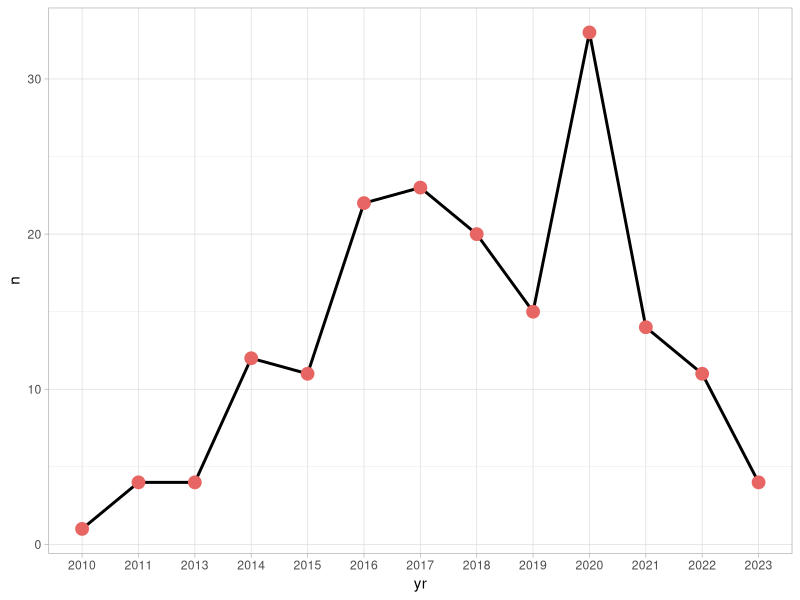

Write R code to recreate this figure.
## ---- chunk 1
library(tidyverse)
knitr::opts_chunk$set(warning=FALSE,message=FALSE,collapse = TRUE, fig.align="center",fig.width = 8)
## ---- chunk 2
df= tibble::tribble(
  ~Name,                          ~Author,                ~Pub_Date,  
   "统计模拟及其R实现",                    "肖枝洪",                  "2010-04", 
   "时间序列分析及应用:R语言",                "Jonathan D. Cryer",    "2011-01", 
   "R语言数据操作",                      "菲尔·斯佩克特",              "2011-07", 
   "环境与生态统计:R语言的应用",               "钱松",                   "2011-07", 
   "R语言初学者指南",                     "阿兰·F·祖尔",              "2011-09", 
   "R语言经典实例",                      "Paul Teetor",          "2013-05", 
   "R语言编程艺术",                      "Norman Matloff",       "2013-05", 
   "数据挖掘与R语言",                     "Luis Torgo",           "2013-07", 
   "R语言与Bioconductor生物信息学应用",      "高山",                   "2014-01", 
   "R语言与网站分析",                     "李明",                   "2014-04", 
   "R数据可视化手册",                     "Winston Chang",        "2014-05", 
   "数据挖掘:R语言实战",                   "黄文",                   "2014-06", 
   "R语言统计入门",                      "Peter Dalgaard",       "2014-06", 
   "学习R",                          "Richard Cotton",       "2014-06", 
   "R语言核心技术手册",                    "Joseph Adler",         "2014-07", 
   "数据分析:R语言实战",                   "李诗羽",                  "2014-08", 
   "R的极客理想,工具篇",                   "张丹",                   "2014-08", 
   "R语言与数据挖掘最佳实践和经典案例",            "Yanchang Zhao",        "2014-09", 
   "R语言实用教程",                      "薛毅",                   "2014-10", 
   "R语言的科学编程与仿真",                  "欧文·琼斯",                "2014-12", 
   "非参数统计:基于R语言案例分析",              "柳向东",                  "2015-02", 
   "R数据分析:方法与案例详解",                "方匡南",                  "2015-02", 
   "R软件教程与统计分析:入门到精通",             "麦考斯",                  "2015-04", 
   "R软件入门与基础",                     "张志杰",                  "2015-04", 
   "R语言轻松入门与提高",                   "Andrie de Vries",      "2015-05", 
   "统计学习导论:基于R应用",                 "加雷斯·詹姆斯",              "2015-05", 
   "数据科学中的R语言",                    "李航",                   "2015-07", 
   "R的极客理想,高级开发篇",                 "张丹",                   "2015-07", 
   "游戏数据分析的艺术",                    "于洋",                   "2015-09", 
   "R语言数据分析与挖掘实战",                 "张良均",                  "2015-10", 
   "R高性能编程:用整套解决方案与高超技巧突破性能瓶颈",    "Aloysius Lim",         "2015-12", 
   "量化投资:以R语言为工具",                 "蔡立耑",                  "2016-01", 
   "R语言初学指南",                      "Brian Dennis",         "2016-01", 
   "应用回归及分类:基于R",                  "吴喜之",                  "2016-01", 
   "R语言实战:编程基础、统计分析与数据挖掘宝典",       "李倩星",                  "2016-03", 
   "投资学及其R语言应用",                   "朱顺泉",                  "2016-03", 
   "基于R语言的自动数据收集",                 "西蒙·蒙策尔特",              "2016-03", 
   "数据科学:理论、方法与R语言实践",             "尼娜·朱梅尔",               "2016-03", 
   "R数据分析秘笈",                      "Viswa Viswanathan",    "2016-03", 
   "R语言数据挖掘方法及应用",                 "薛薇",                   "2016-04", 
   "R语言实战:机器学习与数据分析",              "左飞",                   "2016-05", 
   "R语言在商务分析中的应用",                 "A. 奥赫里",               "2016-06", 
   "R语言与数据挖掘",                     "张良均",                  "2016-06", 
   "网络数据的统计分析:R语言实践",              "Eric D. Kolaczyk",     "2016-06", 
   "R语言入门与实践",                     "Garrett Grolemund",    "2016-06", 
   "预测分析中的建模技术:商务问题与R语言解决方案",      "Thomas W. Miller",     "2016-07", 
   "试验设计与数据分析:基于R语言应用",            "郑杰",                   "2016-08", 
   "多元时间序列分析及金融应用:R语言",            "蔡瑞胸",                  "2016-08", 
   "数据科学实践手册:R+Python",            "Tony Ojeda",           "2016-08", 
   "统计学导论:基于R语言",                  "李勇",                   "2016-09", 
   "R语言预测实战",                      "游皓麟",                  "2016-10", 
   "R语言市场研究分析",                    "克里斯·查普曼",              "2016-10", 
   "数据科学:R语言实战",                   "Dan Toomey",           "2016-11", 
   "R语言与数据分析实战",                   "徐珉久",                  "2017-01", 
   "R语言统计学基础",                     "吕小康",                  "2017-02", 
   "量化金融R语言高级教程",                  "Edina Berlinger",      "2017-05", 
   "量化金融R语言初级教程",                  "Gergely Daroczi",      "2017-05", 
   "深度学习与R语言",                     "程显毅",                  "2017-06", 
   "数据科学:R语言实现",                   "丘祐玮",                  "2017-06", 
   "数据科学R语言实践:面向计算推理与问题求解的案例研究法",  "德博拉·诺兰",               "2017-06", 
   "机器学习与数据科学:基于R的统计学习方法",         "Daniel D. Gutierrez",  "2017-06", 
   "R语言可以很简单",                     "Andrie de Vries",      "2017-07", 
   "R语言游戏数据分析与挖掘",                 "谢佳标",                  "2017-07", 
   "应用回归分析:R语言版",                  "何晓群",                  "2017-07", 
   "数学建模:基于R",                     "薛毅",                   "2017-07", 
   "自动化交易R语言实战指南",                 "Chris Conlan",         "2017-08", 
   "R语言数据分析项目精解:理论、方法、实战",         "罗荣锦",                  "2017-08", 
   "基于R语言的证券公司信用风险计量和管理",          "崔玉征",                  "2017-08", 
   "大数据分析师权威教程:机器学习、大数据分析和可视化",    "Wrox国际IT认证项目",         "2017-08", 
   "深度学习精要:基于R语言",                 "Joshua F. Wiley",      "2017-09", 
   "R语言与大数据编程实战",                  "李倩星",                  "2017-09", 
   "风险模型:基于R的保险损失预测",              "孟生旺",                  "2017-09", 
   "R语言编程指南",                      "任坤",                   "2017-10", 
   "R语言机器学习/第2版",                  "Brett Lantz",          "2017-11", 
   "应用统计分析与R语言实战",                 "吕书龙",                  "2017-11", 
   "基于R语言数据挖掘的统计与分析",              "韦鹏程",                  "2017-12", 
   "数据挖掘与R语言",                     "易正俊",                  "2018-01", 
   "R语言与网络舆情处理",                   "于卫红",                  "2018-01", 
   "R的极客理想:量化投资篇",                 "张丹",                   "2018-01", 
   "概率图模型:基于R语言",                  "大卫·贝洛特",               "2018-01", 
   "R语言商业分析实战",                    "Umesh R. Hodeghatta",  "2018-02", 
   "R语言与医学统计图形",                   "张铁军",                  "2018-02", 
   "文本挖掘:基于R语言的整洁工具",              "Julia Silge",          "2018-03", 
   "R语言统计分析与应用",                   "汪海波",                  "2018-04", 
   "机器学习实践指南:基于R语言",               "尼格尔·刘易斯",              "2018-04", 
   "R语言:大数据分析中的统计方法及应用",           "薛薇",                   "2018-07", 
   "R语言基础与数据科学应用",                 "沈刚",                   "2018-07", 
   "探寻数据背后的逻辑:R语言数据挖掘之道",          "宋云生",                  "2018-08", 
   "R数据科学",                        "哈德利·威克姆",              "2018-08", 
   "大数据分析与算法",                     "拉金德拉·阿卡拉卡",            "2018-10", 
   "数据挖掘与应用:以SAS和R为工具.第2版",        "张俊妮",                  "2018-10", 
   "ggplot2: 数据分析与图形艺术",           "哈德利·威克汉姆",             "2018-11", 
   "数据挖掘算法与R语言实现",                 "肖海军",                  "2018-11", 
   "R语言编程基础",                      "林智章",                  "2019-01", 
   "数据科学实战手册",                     "普拉罕",                  "2019-01", 
   "R语言程序设计基础",                    "文必龙",                  "2019-04", 
   "R语言之书:编程与统计",                  "蒂尔曼·M. 戴维斯",           "2019-05", 
   "R语言数据可视化之美",                   "张杰",                   "2019-05", 
   "R大数据分析实用指南",                   "西蒙·沃克威克",              "2019-05", 
   "R语言数据分析与挖掘实战手册",               "程静",                   "2019-06", 
   "统计分析:以R与Excel为分析工具",           "康拉德·卡尔伯格",             "2019-06", 
   "深度学习企业实战:基于R语言",               "尼格尔·刘易斯",              "2019-06", 
   "R统计数据清洗及应用",                   "马克·范德鲁",               "2019-06", 
   "R数据科学实战:工具详解与案例分析",            "刘健",                   "2019-07", 
   "R语言数据高效处理指南",                  "黄天元",                  "2019-09", 
   "R数据加工与分析呈现宝典",                 "乔纳森·卡罗尔",              "2019-09", 
   "基于R的语言学统计方法",                  "王家钺",                  "2019-10", 
   "现代生物学数据分析原理与应用",               "梅步俊",                  "2019-11", 
   "R语言:实用数据分析和可视化技术",             "贾里德·P. 兰德",            "2020-01", 
   "R语言机器学习",                      "卡西克·拉玛苏布兰马尼安",         "2020-01", 
   "多元统计分析及R语言建模.第5版",             "王斌会",                  "2020-01", 
   "通过实例学习R",                      "吉姆·艾伯特",               "2020-01", 
   "深度学习实战手册:R语言版",                "普拉卡什",                 "2020-01", 
   "R语言统计分析与机器学习",                 "薛震",                   "2020-02", 
   "基于R的数理统计学",                    "崔玉杰",                  "2020-04", 
   "多元统计分析:基于R.第2版",               "费宇",                   "2020-04", 
   "数量生态学:R语言的应用.第2版",             "Daniel Borcard",       "2020-05", 
   "谁说菜鸟不会数据分析,R语言篇",              "方小敏",                  "2020-06", 
   "R语言经典实例",                      "J.D. Long",            "2020-06", 
   "数据可视化:基于R语言",                  "贾俊平",                  "2020-06", 
   "计量经济学实验:基于R语言的实现",             "时奇",                   "2020-06", 
   "R统计编程入门",                      "W. John Braun",        "2020-06", 
   "时间序列分析:基于R.第2版",               "王燕",                   "2020-06", 
   "概率论与数理统计:基于R语言",               "方红",                   "2020-07", 
   "统计学:基于R语言的实现.第3版",             "王涛",                   "2020-07", 
   "R统计高级编程和数据模型:分析、机器学习和可视化",     "马特·威利",                "2020-07", 
   "大规模数据分析和建模:基于Spark与R",         "Javier Luraschi",      "2020-07", 
   "高级R语言编程指南",                    "哈德利·威克汉姆",             "2020-08", 
   "大数据分析:基于R语言",                  "塞玛·阿查亚",               "2020-08", 
   "时间序列分析及其应用:基于R语言实例",           "罗伯特·H.沙姆韦",            "2020-08", 
   "数据分析:基于R语言",                   "潘文超",                  "2020-09", 
   "R语言数据分析与可视化从入门到精通",            "程乾",                   "2020-10", 
   "现代回归分析方法引论",                   "翁洋",                   "2020-10", 
   "R语言数据可视化实战",                   "米霖",                   "2020-11", 
   "机器学习及R应用",                     "陈强",                   "2020-11", 
   "科研数据分析与绘图指导",                  "袁吉有",                  "2020-11", 
   "R语言开发技术标准教程",                  "谢书良",                  "2020-12", 
   "R绘图系统.第3版",                    "保罗·莫雷尔",               "2020-12", 
   "R语言数据分析、挖掘建模与可视化",             "刘顺祥",                  "2021-01", 
   "数据挖掘:基于R语言的实战",                "张俊妮",                  "2021-01", 
   "统计学:基于R.第4版",                  "贾俊平",                  "2021-01", 
   "数据预处理从入门到实战:基于SQL、R、Python",   "本桥智光",                 "2021-02", 
   "大数据生态学研究方法",                   "刘方邻",                  "2021-03", 
   "多元统计分析实验",                     "徐芳燕",                  "2021-03", 
   "文本数据挖掘:基于R语言",                 "黄天元",                  "2021-04", 
   "生物统计学实验指导:SPSS 22.0及R语言应用",    "陈玉华",                  "2021-05", 
   "数据可视化分析:基于R语言.第2版",            "贾俊平",                  "2021-05", 
   "机器学习与R语言",                     "Brett Lantz",          "2021-06", 
   "玩转大数据:SAS+R+Stata+Python",     "孙江伟",                  "2021-06", 
   "统计建模技术I,多元统计建模与时间序列建模",        "罗良清",                  "2021-06", 
   "统计分析:以R语言为工具",                 "朱雪宁",                  "2021-08", 
   "R语言数据分析与可视化",                  "杨剑锋",                  "2022-01", 
   "现代数据科学",                 "本杰明",                  "2022-03",
  "社会科学中的数据分析:R语言的应用", "李泉", "2022-01",
  "R语言在生物统计中的应用", "杨泽峰", "2022-02",
  "大话数据科学：大数据与机器学习实战:基于R语言", "陈文贤", "2020-07",
  "R数据科学实战", "尼娜·祖梅尔", "2022-01", 
  "数据科学实战入门:使用Python和R", "尚塔尔", "2020-08",
  "机器学习实战:使用R、tidyverse和mlr", "赫芬", "2021-06",
  "R语言:迈向大数据之路", "洪锦魁", "2022-08",
  "R语言实战技巧精粹：350秘技大全", "金城俊哉", "2022-03", 
  "深入浅出R语言数据分析", "米霖", "2020-09",
  "学R：零基础学习R语言", "赵鹏", "2018-05",
  "零基础学R语言数据分析:从机器学习、数据挖掘、文本挖掘到大数据分析", "李仁钟", "2018-11",
  "基于R语言的数据清洗技术", "白世贞", "2022-03",
  "极简R语言入门", "王亮", "2022-08",
  "R语言高效能实战:更多数据和更快速度", "刘艺非", "2022-03",
  "R语言编程:基于tidyverse", "张敬信", "2023-02",
  "R&Python数据科学与机器学习实践", "有贺有纪", "2022-08",
  "R语言实战", "罗伯特", "2023-05", 
  "R实战:系统发育树的数据集成操作及可视化", "余光创", "2023-04", 
  "R速成：统计分析和科研数据分析快速上手", "Mehmet Mehmetoglu", "2023-04", 
  "高效R语言编程", "Colin Gillespie", "2018-09", 
  "空间数据分析与R语言实践", "Roger S. Bivand", "2013-02"
)
df
df= df %>% 
  arrange(desc(Pub_Date)) %>% 
  mutate(ID= 1:n(), .before = Name)
## ---- chunk 3
knitr::kable(df)
## ---- chunk 4
df %>% 
  group_by(yr= str_extract(Pub_Date, "\\d{4}")) %>% 
  summarise(n= n()) %>% 
  
  ggplot(aes(yr, n))+
  
  geom_line(aes(group= 1), size= 1)+
  geom_point(size= 4, color= "#e76562")+
  
  theme_light()
